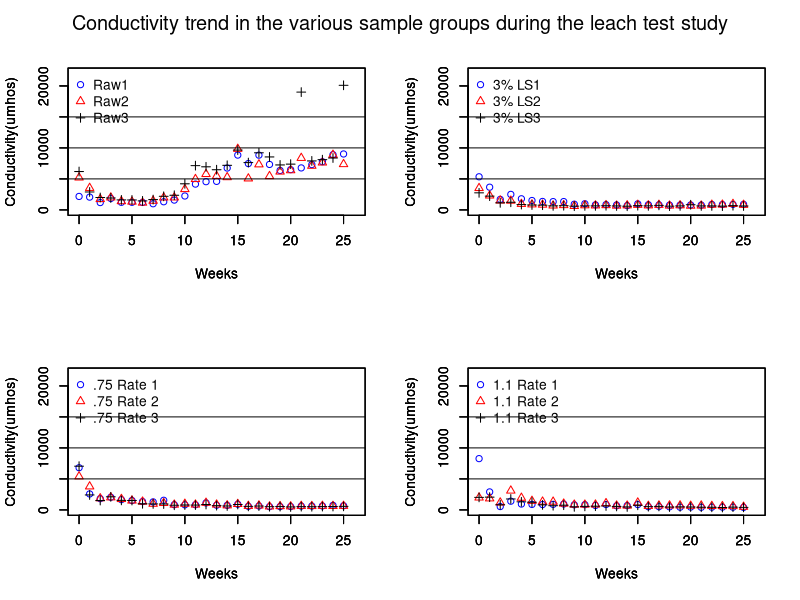

Reproduce this figure in R.
d=read.csv("cond.csv",header=T,sep=",",stringsAsFactors=FALSE)
#names(d)=c("Week", "Raw1","Raw2", "Raw3", "3% LS1","3% LS2", "3% LS3",".75 Rate 1",".75 Rate 2", ".75 Rate 3","1.1 Rate 1","1.1 Rate 2", "1.1 Rate 3")

par(pch=22, col="black") # plotting symbol and color 
par(mfrow=c(2,2)) # all plots on one page 

attach(d)

global_lwd=1
ylim_max=22000
ylab_name="Conductivity(umhos)"

plot(Week, raw1, type='p', col="blue", xlim=c(0,26), ylim=c(0,ylim_max), xlab="Weeks", ylab=ylab_name, lwd=global_lwd, pch=1)
par(new=T)
plot(Week, raw2, type='p', col="red",xlim=c(0,26), ylim=c(0,ylim_max),xlab="Weeks", ylab=ylab_name,lwd=global_lwd, pch=2)
par(new=T)
plot(Week, raw3, type='p', col="black",xlim=c(0,26), ylim=c(0,ylim_max),xlab="Weeks", ylab=ylab_name,lwd=global_lwd, pch=3)
#title("Raw")
legend("topleft", legend=c("Raw1","Raw2", "Raw3"),  col=c("blue","red","Black"), bty='n', pch=c(1,2,3))
abline(5000,0)
abline(10000,0)
abline(15000,0)



plot(Week, X3pcLS1, type='p', col="blue", xlim=c(0,26), ylim=c(0,ylim_max), xlab="Weeks", ylab=ylab_name, lwd=global_lwd, pch=1)
par(new=T)
plot(Week, X3pcLS2, type='p', col="red",xlim=c(0,26), ylim=c(0,ylim_max),xlab="Weeks", ylab=ylab_name,lwd=global_lwd, pch=2)
par(new=T)
plot(Week, X3pcLS3, type='p', col="black",xlim=c(0,26), ylim=c(0,ylim_max),xlab="Weeks", ylab=ylab_name,lwd=global_lwd, pch=3)
#title("Raw")
legend("topleft", legend=c("3% LS1","3% LS2", "3% LS3"),  col=c("blue","red","Black"), bty='n', pch=c(1,2,3))
abline(5000,0)
abline(10000,0)
abline(15000,0)

plot(Week, X.75R1, type='p', col="blue", xlim=c(0,26), ylim=c(0,ylim_max), xlab="Weeks", ylab=ylab_name, lwd=global_lwd, pch=1)
par(new=T)
plot(Week, X.75R2, type='p', col="red",xlim=c(0,26), ylim=c(0,ylim_max),xlab="Weeks", ylab=ylab_name,lwd=global_lwd, pch=2)
par(new=T)
plot(Week, X.75R3, type='p', col="black",xlim=c(0,26), ylim=c(0,ylim_max),xlab="Weeks", ylab=ylab_name,lwd=global_lwd, pch=3)
#title("Raw")
legend("topleft", legend=c(".75 Rate 1",".75 Rate 2", ".75 Rate 3"),  col=c("blue","red","Black"), bty='n', pch=c(1,2,3))
abline(5000,0)
abline(10000,0)
abline(15000,0)

plot(Week, X1.1R1, type='p', col="blue", xlim=c(0,26), ylim=c(0,ylim_max), xlab="Weeks", ylab=ylab_name, lwd=global_lwd, pch=1)
par(new=T)
plot(Week, X1.1R2, type='p', col="red",xlim=c(0,26), ylim=c(0,ylim_max),xlab="Weeks", ylab=ylab_name,lwd=global_lwd, pch=2)
par(new=T)
plot(Week, X1.1R3, type='p', col="black",xlim=c(0,26), ylim=c(0,ylim_max),xlab="Weeks", ylab=ylab_name,lwd=global_lwd, pch=3)
#title("Raw")
legend("topleft", legend=c("1.1 Rate 1","1.1 Rate 2", "1.1 Rate 3"),  col=c("blue","red","Black"), bty='n', pch=c(1,2,3))
abline(5000,0)
abline(10000,0)
abline(15000,0)

mtext("Conductivity trend in the various sample groups during the leach test study", side = 3, line = -2, outer = TRUE, cex=1.2)




sapply(d, min, na.rm=TRUE)